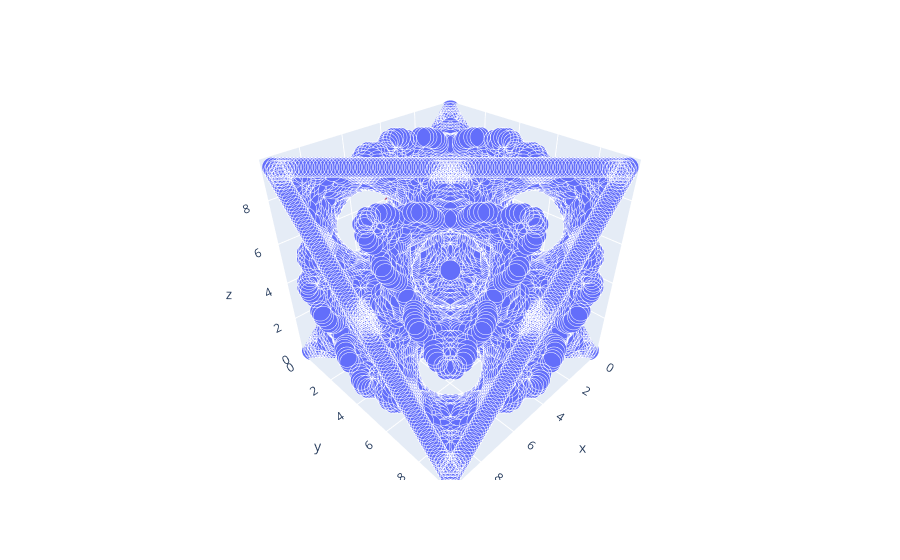

The notebook cell saved with this chart:
### Code cell
# Plot with Plotly
# Plot the structure
df = pd.DataFrame(structure, columns=['x','y','z'])
df['size'] = np.ones(structure.shape[0]) * 0.1
fig = px.scatter_3d(df[:],x='x',y='y',z='z', opacity=1, size='size')

# for i,p in enumerate(ps):
#     # Plot the normal vectors
#     cone = SchwarzD_grad(structure[p,:],period)
#     fig.add_trace(
#         go.Cone(x=np.array(structure[p,0]), y=np.array(structure[p,1]), z=np.array(structure[p,2]),
#         u=np.array(cone[0]),      v=np.array(cone[1]),      w=np.array(cone[2]),
#         sizeref=1.25, showscale=False)
#     )
    
#     x = np.array([structure[p,0],structs[i,0]])
#     y = np.array([structure[p,1],structs[i,1]])
#     z = np.array([structure[p,2],structs[i,2]])
    
#     fig.add_trace(
#         go.Scatter3d(
#         x=x, y=y, z=z, marker_color='green', marker_size=5
#     ))
    
x = np.array([1.993])
y = np.array([2.3737])
z = np.array([4.3676])
cone = SchwarzD_grad([x,y,z],period)
fig.add_trace(
    go.Cone(x=x, y=y, z=z,
    u=np.array(cone[0]),      v=np.array(cone[1]),      w=np.array(cone[2]),
    sizeref=1.25, showscale=False)
)

x = np.array([2.0888])
y = np.array([2.5636])
z = np.array([4.6525])
cone = SchwarzD_grad([x,y,z],period)
fig.add_trace(
    go.Cone(x=x, y=y, z=z,
    u=np.array(cone[0]),      v=np.array(cone[1]),      w=np.array(cone[2]),
    sizeref=1.25, showscale=False)
)

x = np.array([4.9373])
y = np.array([1.8989])
z = np.array([7.6909])
cone = SchwarzD_grad([x,y,z],period)
fig.add_trace(
    go.Cone(x=x, y=y, z=z,
    u=np.array(cone[0]),      v=np.array(cone[1]),      w=np.array(cone[2]),
    sizeref=1.25, showscale=False)
)

xx = np.array([4.9373, 4.9330])
yy = np.array([1.8989, 1.9017])
zz = np.array([7.6909, 7.6954])

fig.add_trace(
        go.Scatter3d(
        x=xx, y=yy, z=zz, marker_color='green', marker_size=5
    ))

fig.update_layout(showlegend=False)

fig.show()

### Figure 1 — Plotly figure (JSON) as saved in the notebook; plotly's stock layout.template omitted (floating-point values rounded to 4 significant figures; data arrays with more than 128 entries replaced by an {"elided": "..."} marker saying what was removed)
{"data": [{"hovertemplate": "x=%{x}<br>y=%{y}<br>z=%{z}<br>size=%{marker.size}<extra></extra>", "legendgroup": "", "marker": {"color": "#636efa", "opacity": 1, "size": {"elided": "8450 float values"}, "sizemode": "area", "sizeref": 0.00025, "symbol": "circle"}, "mode": "markers", "name": "", "scene": "scene", "showlegend": false, "type": "scatter3d", "x": {"elided": "8450 float values"}, "y": {"elided": "8450 float values"}, "z": {"elided": "8450 float values"}}, {"showscale": false, "sizeref": 1.25, "type": "cone", "u": [0.6015], "v": [0.5352], "w": [-0.5931], "x": [1.993], "y": [2.374], "z": [4.368]}, {"showscale": false, "sizeref": 1.25, "type": "cone", "u": [0.5925], "v": [0.5808], "w": [-0.5582], "x": [2.089], "y": [2.564], "z": [4.652]}, {"showscale": false, "sizeref": 1.25, "type": "cone", "u": [0.4769], "v": [-0.5515], "w": [-0.6844], "x": [4.937], "y": [1.899], "z": [7.691]}, {"marker": {"color": "green", "size": 5}, "type": "scatter3d", "x": [4.937, 4.933], "y": [1.899, 1.902], "z": [7.691, 7.695]}], "layout": {"legend": {"itemsizing": "constant", "tracegroupgap": 0}, "margin": {"t": 60}, "scene": {"domain": {"x": [0, 1], "y": [0, 1]}, "xaxis": {"title": {"text": "x"}}, "yaxis": {"title": {"text": "y"}}, "zaxis": {"title": {"text": "z"}}}, "showlegend": false}}
